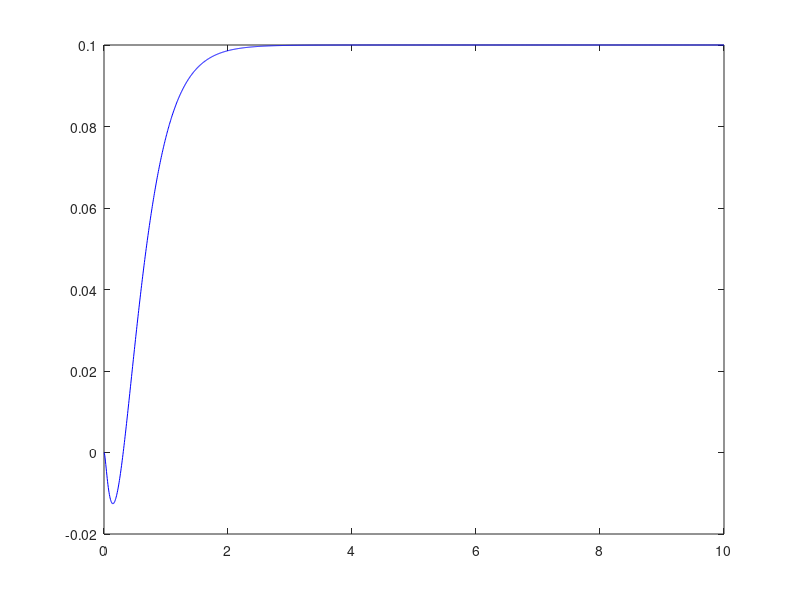

MATLAB code for this plot: (Note: this script raises an error after producing the figure.)
% Places poles using the LQR method using an abitarily chosen Q matrix

%% Defining constants (one case only)
M_p = 0.215; % mass of pendulum
M_c = 1.608; % mass of cart
L_p = 0.314; % effective half-length of pendulum
I_0 = 7.06 * 10^-3; % pendulum intertia about C of G
R = 0.16; % motor terminal resistance
r = 0.0184; % radius of pinion
k_g = 3.71; % gearing ratio
k_m = 1.68 * 10^-2; % back EMF constant
g = 9.81; % some newton kid made this up

C = 0; % TODO recalculate but assume damping is zero initially https://learn.canterbury.ac.nz/mod/hsuforum/discuss.php?d=6666#p18220

A = [
    0, 0, 1, 0;
    0, 0, 0, 1;
    0, (-M_p^2 * L_p^2 * g) / ((M_c+M_p)*I_0 + M_c*M_p*L_p^2), ((I_0 + M_p*L_p^2) * (C*R*r^2 - k_m^2*k_g^2)) / (((M_c+M_p)*I_0 + M_c*M_p*L_p^2) * R*r^2), 0;
    0, ((M_c+M_p) * M_p*L_p*g) / ((M_c+M_p)*I_0 + M_c*M_p*L_p^2), (-M_p*L_p * (C*R*r^2 - k_m^2*k_g^2)) / (((M_c+M_p)*I_0 + M_c*M_p*L_p^2) * R*r^2), 0;
];

B_1 = [
    0;
    0;
    ((I_0 + M_p*L_p^2) * k_m*k_g) / (((M_c+M_p)*I_0 + M_c*M_p*L_p^2) * R*r);
    (-M_p*L_p*k_m*k_g) / (((M_c+M_p)*I_0 + M_c*M_p*L_p^2) * R*r);
];

C_1 = [
    1, 0, 0, 0;
    0, 1, 0, 0;
];

%% TODO, optimise the weightings in the Q matrix
Q = [
    100, 0, 0, 0;
    0, 1, 0, 0;
    0, 0, 1, 0;
    0, 0, 0, 1;
];

%% Do some LQR VODO
R = 1;

[K] = lqr(A, B_1, Q, R);

C_ref = [1 , 0, 0, 0]; % from the lab recommendation
N = -(C_ref * (A-B_1*K)^-1 * B_1)^-1;

A_CL = A - B_1*K; % the closed loop system SS matrix
B_hat = B_1*N*0.1; % input matrix with reference tracking and step size (0.1) compensation

sys = ss(A_CL, B_hat, C_1, 0);
[y, t] = step(sys, 10);  % this y matrix has one coloumn for x and one for y, 10 seconds was chosen
y_x = y(:, 1);
y_theta = y(:, 2);

%% Calculating performance metrics
overshoot_theta = max(y_theta) * 180 / pi;
steady_state_error_x = abs(0.1 - y_x(end)) / 0.1;
steady_state_error_theta = abs(0.1 - y_theta(end)) / 0.1;
rise_time_x = -1;
settling_time_x = -1;
settling_time_theta = -1;
for i = 1:length(y_x)
    if rise_time_x == -1 && y_x(i) >= 0.09
        rise_time_x = t(i);
    end
    if settling_time_x == -1 && max(abs(y_x(end) - y_x(i:end))) / abs(y_x(end)) < 0.01
        settling_time_x = t(i);
    end
    if settling_time_theta == -1 && max(abs(y_theta(i:end))) < pi / 180 * 1
        settling_time_theta = t(i);
    end
end

%% Plotting
figure(1)
plot(t, y_x, "b")
hold on
yyaxis right
plot(t, y_theta, "r")
xline(rise_time_x, "b--")
xline(settling_time_x, "b:")
xline(settling_time_theta, "r--")
legend(["y\_x", "y\_theta", strcat("rise\_time\_x: ", string(rise_time_x)), strcat("settling\_time\_x: ", string(settling_time_x)), strcat("settling\_time\_theta: ", string(settling_time_theta))])
hold off